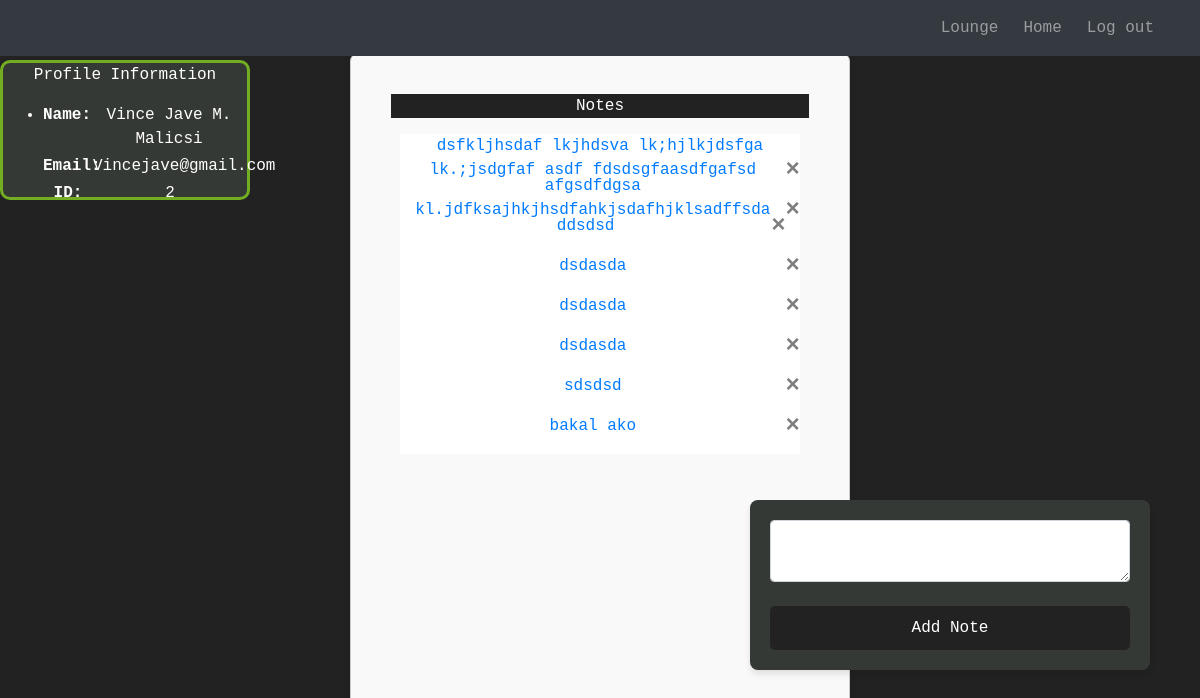
The app's page / (signed in) with its own data.
### website/models.py (models this page shows)
class Note(db.Model):
    id = db.Column(db.Integer, primary_key=True)
    data = db.Column(db.String(10000))
    date = db.Column(db.DateTime(timezone=True), default=func.now())
    user_id = db.Column(db.Integer, db.ForeignKey('user.id'))

class User(db.Model, UserMixin):
    id = db.Column(db.Integer, primary_key=True)
    email = db.Column(db.String(150), unique=True)
    password = db.Column(db.String(150))
    first_name = db.Column(db.String(150))
    notes = db.relationship('Note')
    chats = db.relationship('Chat')

### website/views.py (the view, shortened to what this page needs)
@views.route('/', methods=['GET', 'POST'])
@login_required
def home():
    return render_template("home.html", user=current_user)

### website/__init__.py (called while the page is built)
def create_app():
    app = Flask(__name__)
    app.config['SECRET_KEY'] = 'DSA Group 4'
    app.config['SQLALCHEMY_DATABASE_URI'] = f'sqlite:///{DB_NAME}'
    db.init_app(app)
    from .views import views
    from .auth import auth
    app.register_blueprint(views, url_prefix='/')
    app.register_blueprint(auth, url_prefix='/')
    from .models import User, Note
    with app.app_context():
        db.create_all()
    login_manager = LoginManager()
    login_manager.login_view = 'auth.login'
    login_manager.init_app(app)
    @login_manager.user_loader
    def load_user(id):
        return User.query.get(int(id))
    return app

### website/templates/home.html (shortened to what this page needs)
{% extends "index.html" %}
{% block content %}
<div align="center" class="input-block">
  <p class="links">Notes</p>
  <ul class="data-list" id="notes">
    {% for note in user.notes %}
    <li class="data-list">
      <a href="{{ note.data }}" target="_blank" rel="noopener noreferrer">{{ note.data }}</a>
      <button type="button" class="close" onClick="deleteNote({{ note.id }})">
        <span aria-hidden="true">&times;</span>
      </button>
    </li>
    {% endfor %}
  </ul>
</div>
<div align="center" class="link-container">
  <div class="profile">
    <p align="center" class="profile-title">Profile Information</p>
    <ul align="center" class="list-group list-group-flush" id="users">
      <li class="profile-table">
        <div class="profile-row">
          <div class="profile-label">Name:</div>
          <div class="profile-data">{{ user.first_name }}</div>
        </div>
        <div class="profile-row">
          <div class="profile-label">Email:</div>
          <div class="profile-data">{{ user.email }}</div>
        </div>
        <div class="profile-row">
          <div class="profile-label">ID:</div>
          <div class="profile-data">{{ user.id }}</div>
        </div>
      </li>
    </ul>
  </div>
</div>
<div class="button-block">
  <form method="POST">
    <textarea name="note" id="note" class="form-control" required></textarea>
    <br />
    <div align="center">
      <button type="submit" class="btn btn-primary">Add Note</button>
    </div>
  </form>
</div>
{% endblock %}

### website/static/sign_up.css (style rules this page uses)
body { font-family: monospace, monospace; background-color: #222222; margin: 0; padding: 0; display: flex; justify-content: center; align-items: center; height: 100vh; }
form { background-color: #353935; padding: 20px; border-radius: 8px; box-shadow: 0 4px 6px rgba(0, 0, 0, 0.1); width: 100%; max-width: 400px; margin: auto; }
button[type="submit"] { width: 100%; padding: 10px; background-color: #222222; color: #ffffff; border: none; border-radius: 5px; font-size: 16px; cursor: pointer; transition: background-color 0.3s; }
body { padding-top: 56px; }
.profile-table { color: #ffffff; margin-left: 40px; }
.profile-data { color: #ffffff; margin: auto; }
.profile { position: fixed; left: 10px; bottom: 20px; width: 300px; border: 3px solid #222222; border-radius:10px; background-color: #353935; }
.profile-title { color: #ffffff; }

### website/static/home.css (style rules this page uses)
.links { color: #ffffff; background-color: #222222; }
.profile { position: fixed; top: 60px; left: 0; width: 250px; height:140px; border: 3px solid #73AD21; }
.profile-row { display: flex; margin-bottom: 3px; }
.profile-label { font-weight: bold; width: 50px; }
.data-list { background-color: white; width:400px; height:40px; }
.button-block { position: fixed; top: 320px; right: 250px; width: 250px; height:140px; }
.link-container { position: fixed; }
.data-list { list-style: none; }
.input-block { margin:auto; }
.button-block { right: 0px; }

### website/static/lounge.css (style rules this page uses)
.data-list { list-style-type: none; padding: 0; margin: 0; }
.input-block { position: relative; margin-top: 0; width: 500px; height: 750px; overflow-y: auto; border: 1px solid #ccc; padding: 40px 40px 80px; background-color: #f9f9f9; border-radius: 8px; box-shadow: 0px 4px 10px rgba(0, 0, 0, 0.1); margin-left: 220px; margin: auto; }
.button-block { position: fixed; bottom: 0; width: 500px; padding: 10px; text-align: center; margin:auto; }

### records on screen
Note: data "dsfkljhsdaf lkjhdsva lk;hjlkjdsfga lk.;jsdgfaf asdf fdsdsgfaasdfgafsd"
Note: data "afgsdfdgsa kl.jdfksajhkjhsdfahkjsdafhjklsadffsda"
Note: data "ddsdsd"
Note: data "dsdasda"
Note: data "dsdasda"
Note: data "dsdasda"
Note: data "sdsdsd"
Note: data "bakal ako"
User: first_name "Vince Jave M. Malicsi", email "Vincejave@gmail.com", id "2"
